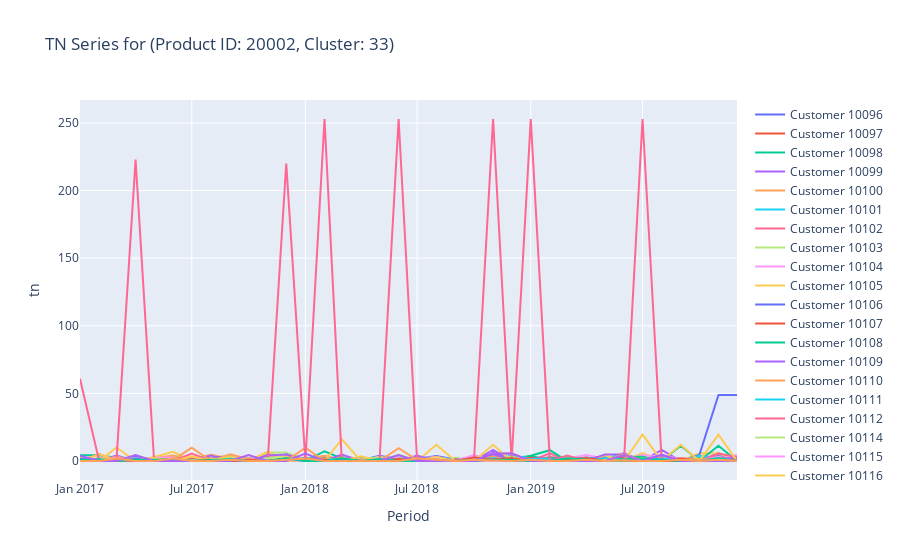
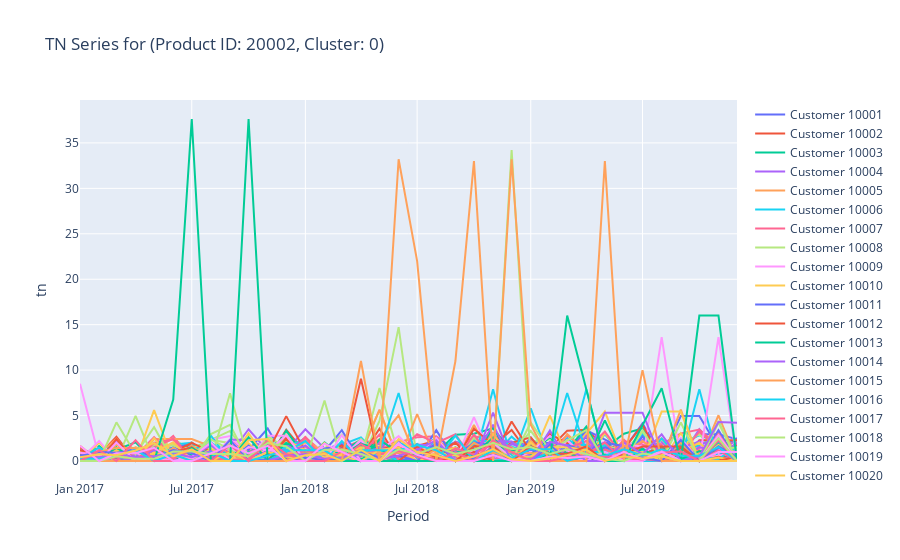
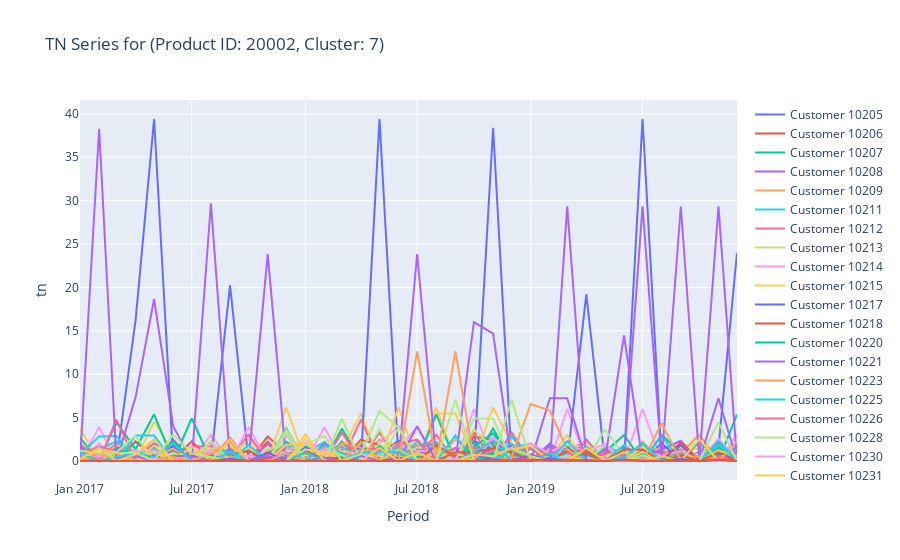
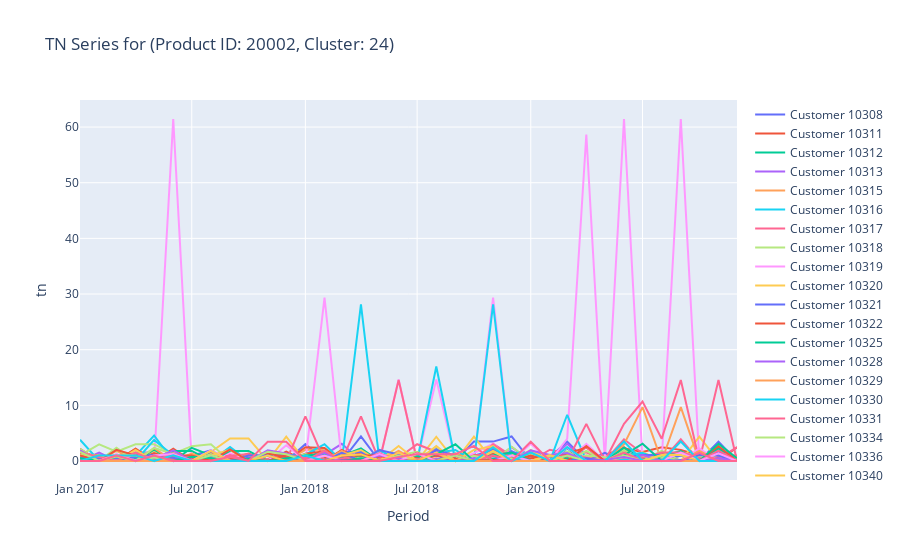

The code cell stored with these charts, in order, in its notebook:
### Code cell
import plotly.graph_objects as go

# Assuming 'df_final' is already defined
prod_id = 20002
col = 'tn'

# Pivot the dataframe to have customer_id as columns and periodo as the index
df_filtered_product = df_final.copy()
df_filtered_product = df_filtered_product[df_filtered_product['product_id'] == prod_id]

df_filtered_product.reset_index(inplace=True)

# Assuming there's a 'cluster' column that indicates the cluster for each customer
clusters = df_filtered_product['cluster'].unique()

for cluster in clusters:
    df_cluster = df_filtered_product[df_filtered_product['cluster'] == cluster]
    df_pivot = df_cluster.pivot(index='periodo', columns='customer_id', values=col)
    
    # Convert 'periodo' from PeriodIndex to Timestamp
    df_pivot.index = df_pivot.index.to_timestamp()
    
    # Create the plot using Plotly
    fig = go.Figure()

    for column in df_pivot.columns:
        fig.add_trace(go.Scatter(x=df_pivot.index, y=df_pivot[column], mode='lines', name=f'Customer {column}'))

    # Customize the layout
    fig.update_layout(
        title=f'TN Series for (Product ID: {prod_id}, Cluster: {cluster})',
        xaxis_title='Period',
        yaxis_title=col,
        hovermode='x unified'
    )

    # Show the plot
    fig.show()
